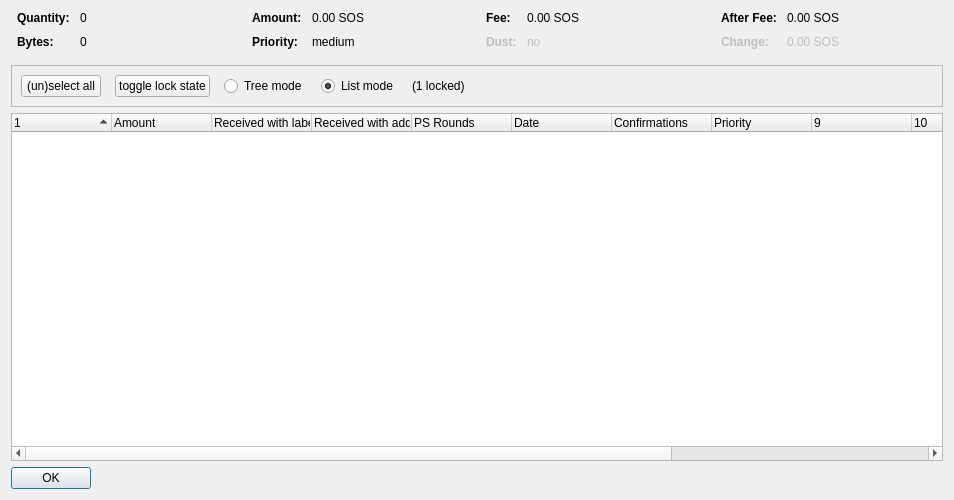
<?xml version="1.0" encoding="UTF-8"?>
<ui version="4.0">
 <class>CoinControlDialog</class>
 <widget class="QDialog" name="CoinControlDialog">
  <property name="geometry">
   <rect>
    <x>0</x>
    <y>0</y>
    <width>954</width>
    <height>500</height>
   </rect>
  </property>
  <property name="windowTitle">
   <string>Coin Selection</string>
  </property>
  <layout class="QVBoxLayout" name="verticalLayout">
   <item>
    <layout class="QHBoxLayout" name="horizontalLayoutTop" stretch="0,0,0,0">
     <property name="topMargin">
      <number>0</number>
     </property>
     <property name="bottomMargin">
      <number>10</number>
     </property>
     <item>
      <layout class="QFormLayout" name="formLayoutCoinControl1">
       <property name="horizontalSpacing">
        <number>10</number>
       </property>
       <property name="verticalSpacing">
        <number>10</number>
       </property>
       <property name="leftMargin">
        <number>6</number>
       </property>
       <property name="rightMargin">
        <number>6</number>
       </property>
       <item row="0" column="0">
        <widget class="QLabel" name="labelCoinControlQuantityText">
         <property name="font">
          <font>
           <weight>75</weight>
           <bold>true</bold>
          </font>
         </property>
         <property name="text">
          <string>Quantity:</string>
         </property>
        </widget>
       </item>
       <item row="0" column="1">
        <widget class="QLabel" name="labelCoinControlQuantity">
         <property name="cursor">
          <cursorShape>IBeamCursor</cursorShape>
         </property>
         <property name="contextMenuPolicy">
          <enum>Qt::ActionsContextMenu</enum>
         </property>
         <property name="text">
          <string notr="true">0</string>
         </property>
         <property name="textInteractionFlags">
          <set>Qt::LinksAccessibleByMouse|Qt::TextSelectableByKeyboard|Qt::TextSelectableByMouse</set>
         </property>
        </widget>
       </item>
       <item row="1" column="0">
        <widget class="QLabel" name="labelCoinControlBytesText">
         <property name="font">
          <font>
           <weight>75</weight>
           <bold>true</bold>
          </font>
         </property>
         <property name="text">
          <string>Bytes:</string>
         </property>
        </widget>
       </item>
       <item row="1" column="1">
        <widget class="QLabel" name="labelCoinControlBytes">
         <property name="cursor">
          <cursorShape>IBeamCursor</cursorShape>
         </property>
         <property name="contextMenuPolicy">
          <enum>Qt::ActionsContextMenu</enum>
         </property>
         <property name="text">
          <string notr="true">0</string>
         </property>
         <property name="textInteractionFlags">
          <set>Qt::LinksAccessibleByMouse|Qt::TextSelectableByKeyboard|Qt::TextSelectableByMouse</set>
         </property>
        </widget>
       </item>
      </layout>
     </item>
     <item>
      <layout class="QFormLayout" name="formLayoutCoinControl2">
       <property name="horizontalSpacing">
        <number>10</number>
       </property>
       <property name="verticalSpacing">
        <number>10</number>
       </property>
       <property name="leftMargin">
        <number>6</number>
       </property>
       <property name="rightMargin">
        <number>6</number>
       </property>
       <item row="0" column="0">
        <widget class="QLabel" name="labelCoinControlAmountText">
         <property name="font">
          <font>
           <weight>75</weight>
           <bold>true</bold>
          </font>
         </property>
         <property name="text">
          <string>Amount:</string>
         </property>
        </widget>
       </item>
       <item row="0" column="1">
        <widget class="QLabel" name="labelCoinControlAmount">
         <property name="cursor">
          <cursorShape>IBeamCursor</cursorShape>
         </property>
         <property name="contextMenuPolicy">
          <enum>Qt::ActionsContextMenu</enum>
         </property>
         <property name="text">
          <string notr="true">0.00 SOS</string>
         </property>
         <property name="textInteractionFlags">
          <set>Qt::LinksAccessibleByMouse|Qt::TextSelectableByKeyboard|Qt::TextSelectableByMouse</set>
         </property>
        </widget>
       </item>
       <item row="1" column="0">
        <widget class="QLabel" name="labelCoinControlPriorityText">
         <property name="font">
          <font>
           <weight>75</weight>
           <bold>true</bold>
          </font>
         </property>
         <property name="text">
          <string>Priority:</string>
         </property>
        </widget>
       </item>
       <item row="1" column="1">
        <widget class="QLabel" name="labelCoinControlPriority">
         <property name="cursor">
          <cursorShape>IBeamCursor</cursorShape>
         </property>
         <property name="contextMenuPolicy">
          <enum>Qt::ActionsContextMenu</enum>
         </property>
         <property name="text">
          <string>medium</string>
         </property>
         <property name="textInteractionFlags">
          <set>Qt::LinksAccessibleByMouse|Qt::TextSelectableByKeyboard|Qt::TextSelectableByMouse</set>
         </property>
        </widget>
       </item>
      </layout>
     </item>
     <item>
      <layout class="QFormLayout" name="formLayoutCoinControl3">
       <property name="horizontalSpacing">
        <number>10</number>
       </property>
       <property name="verticalSpacing">
        <number>10</number>
       </property>
       <property name="leftMargin">
        <number>6</number>
       </property>
       <property name="rightMargin">
        <number>6</number>
       </property>
       <item row="0" column="0">
        <widget class="QLabel" name="labelCoinControlFeeText">
         <property name="font">
          <font>
           <weight>75</weight>
           <bold>true</bold>
          </font>
         </property>
         <property name="text">
          <string>Fee:</string>
         </property>
        </widget>
       </item>
       <item row="0" column="1">
        <widget class="QLabel" name="labelCoinControlFee">
         <property name="cursor">
          <cursorShape>IBeamCursor</cursorShape>
         </property>
         <property name="contextMenuPolicy">
          <enum>Qt::ActionsContextMenu</enum>
         </property>
         <property name="text">
          <string notr="true">0.00 SOS</string>
         </property>
         <property name="textInteractionFlags">
          <set>Qt::LinksAccessibleByMouse|Qt::TextSelectableByKeyboard|Qt::TextSelectableByMouse</set>
         </property>
        </widget>
       </item>
       <item row="1" column="0">
        <widget class="QLabel" name="labelCoinControlLowOutputText">
         <property name="enabled">
          <bool>false</bool>
         </property>
         <property name="font">
          <font>
           <weight>75</weight>
           <bold>true</bold>
          </font>
         </property>
         <property name="text">
          <string>Dust:</string>
         </property>
        </widget>
       </item>
       <item row="1" column="1">
        <widget class="QLabel" name="labelCoinControlLowOutput">
         <property name="enabled">
          <bool>false</bool>
         </property>
         <property name="cursor">
          <cursorShape>IBeamCursor</cursorShape>
         </property>
         <property name="contextMenuPolicy">
          <enum>Qt::ActionsContextMenu</enum>
         </property>
         <property name="text">
          <string>no</string>
         </property>
         <property name="textInteractionFlags">
          <set>Qt::LinksAccessibleByMouse|Qt::TextSelectableByKeyboard|Qt::TextSelectableByMouse</set>
         </property>
        </widget>
       </item>
      </layout>
     </item>
     <item>
      <layout class="QFormLayout" name="formLayoutCoinControl4">
       <property name="horizontalSpacing">
        <number>10</number>
       </property>
       <property name="verticalSpacing">
        <number>10</number>
       </property>
       <property name="leftMargin">
        <number>6</number>
       </property>
       <property name="rightMargin">
        <number>6</number>
       </property>
       <item row="0" column="0">
        <widget class="QLabel" name="labelCoinControlAfterFeeText">
         <property name="font">
          <font>
           <weight>75</weight>
           <bold>true</bold>
          </font>
         </property>
         <property name="text">
          <string>After Fee:</string>
         </property>
        </widget>
       </item>
       <item row="0" column="1">
        <widget class="QLabel" name="labelCoinControlAfterFee">
         <property name="cursor">
          <cursorShape>IBeamCursor</cursorShape>
         </property>
         <property name="contextMenuPolicy">
          <enum>Qt::ActionsContextMenu</enum>
         </property>
         <property name="text">
          <string notr="true">0.00 SOS</string>
         </property>
         <property name="textInteractionFlags">
          <set>Qt::LinksAccessibleByMouse|Qt::TextSelectableByKeyboard|Qt::TextSelectableByMouse</set>
         </property>
        </widget>
       </item>
       <item row="1" column="0">
        <widget class="QLabel" name="labelCoinControlChangeText">
         <property name="enabled">
          <bool>false</bool>
         </property>
         <property name="font">
          <font>
           <weight>75</weight>
           <bold>true</bold>
          </font>
         </property>
         <property name="text">
          <string>Change:</string>
         </property>
        </widget>
       </item>
       <item row="1" column="1">
        <widget class="QLabel" name="labelCoinControlChange">
         <property name="enabled">
          <bool>false</bool>
         </property>
         <property name="cursor">
          <cursorShape>IBeamCursor</cursorShape>
         </property>
         <property name="contextMenuPolicy">
          <enum>Qt::ActionsContextMenu</enum>
         </property>
         <property name="text">
          <string notr="true">0.00 SOS</string>
         </property>
         <property name="textInteractionFlags">
          <set>Qt::LinksAccessibleByMouse|Qt::TextSelectableByKeyboard|Qt::TextSelectableByMouse</set>
         </property>
        </widget>
       </item>
      </layout>
     </item>
    </layout>
   </item>
   <item>
    <widget class="QFrame" name="frame">
     <property name="minimumSize">
      <size>
       <width>0</width>
       <height>40</height>
      </size>
     </property>
     <property name="frameShape">
      <enum>QFrame::StyledPanel</enum>
     </property>
     <property name="frameShadow">
      <enum>QFrame::Sunken</enum>
     </property>
     <layout class="QHBoxLayout" name="horizontalLayout">
      <item>
       <layout class="QHBoxLayout" name="horizontalLayoutPanel" stretch="0,0,0,0,0,0">
        <property name="spacing">
         <number>14</number>
        </property>
        <item>
         <widget class="QPushButton" name="pushButtonSelectAll">
          <property name="sizePolicy">
           <sizepolicy hsizetype="Maximum" vsizetype="Fixed">
            <horstretch>0</horstretch>
            <verstretch>0</verstretch>
           </sizepolicy>
          </property>
          <property name="text">
           <string>(un)select all</string>
          </property>
          <property name="autoDefault">
           <bool>false</bool>
          </property>
         </widget>
        </item>
        <item>
         <widget class="QPushButton" name="pushButtonToggleLock">
          <property name="sizePolicy">
           <sizepolicy hsizetype="Maximum" vsizetype="Fixed">
            <horstretch>0</horstretch>
            <verstretch>0</verstretch>
           </sizepolicy>
          </property>
          <property name="text">
           <string>toggle lock state</string>
          </property>
          <property name="autoDefault">
           <bool>false</bool>
          </property>
         </widget>
        </item>
        <item>
         <widget class="QRadioButton" name="radioTreeMode">
          <property name="sizePolicy">
           <sizepolicy hsizetype="Maximum" vsizetype="Fixed">
            <horstretch>0</horstretch>
            <verstretch>0</verstretch>
           </sizepolicy>
          </property>
          <property name="text">
           <string>Tree mode</string>
          </property>
         </widget>
        </item>
        <item>
         <widget class="QRadioButton" name="radioListMode">
          <property name="sizePolicy">
           <sizepolicy hsizetype="Maximum" vsizetype="Fixed">
            <horstretch>0</horstretch>
            <verstretch>0</verstretch>
           </sizepolicy>
          </property>
          <property name="text">
           <string>List mode</string>
          </property>
          <property name="checked">
           <bool>true</bool>
          </property>
         </widget>
        </item>
        <item>
         <widget class="QLabel" name="labelLocked">
          <property name="text">
           <string>(1 locked)</string>
          </property>
         </widget>
        </item>
        <item>
         <spacer name="horizontalSpacer">
          <property name="orientation">
           <enum>Qt::Horizontal</enum>
          </property>
          <property name="sizeHint" stdset="0">
           <size>
            <width>40</width>
            <height>20</height>
           </size>
          </property>
         </spacer>
        </item>
       </layout>
      </item>
     </layout>
    </widget>
   </item>
   <item>
    <widget class="CoinControlTreeWidget" name="treeWidget">
     <property name="contextMenuPolicy">
      <enum>Qt::CustomContextMenu</enum>
     </property>
     <property name="sortingEnabled">
      <bool>false</bool>
     </property>
     <property name="columnCount">
      <number>13</number>
     </property>
     <attribute name="headerShowSortIndicator" stdset="0">
      <bool>true</bool>
     </attribute>
     <attribute name="headerStretchLastSection">
      <bool>false</bool>
     </attribute>
     <column>
      <property name="text">
       <string/>
      </property>
     </column>
     <column>
      <property name="text">
       <string>Amount</string>
      </property>
     </column>
     <column>
      <property name="text">
       <string>Received with label</string>
      </property>
     </column>
     <column>
      <property name="text">
       <string>Received with address</string>
      </property>
     </column>
     <column>
      <property name="text">
       <string>PS Rounds</string>
      </property>
     </column>
     <column>
      <property name="text">
       <string>Date</string>
      </property>
     </column>
     <column>
      <property name="text">
       <string>Confirmations</string>
      </property>
      <property name="toolTip">
       <string>Confirmed</string>
      </property>
     </column>
     <column>
      <property name="text">
       <string>Priority</string>
      </property>
     </column>
     <column>
      <property name="text">
       <string/>
      </property>
     </column>
     <column>
      <property name="text">
       <string/>
      </property>
     </column>
     <column>
      <property name="text">
       <string/>
      </property>
     </column>
     <column>
      <property name="text">
       <string/>
      </property>
     </column>
     <column>
      <property name="text">
       <string/>
      </property>
     </column>
    </widget>
   </item>
   <item>
    <widget class="QDialogButtonBox" name="buttonBox">
     <property name="sizePolicy">
      <sizepolicy hsizetype="Maximum" vsizetype="Fixed">
       <horstretch>0</horstretch>
       <verstretch>0</verstretch>
      </sizepolicy>
     </property>
     <property name="orientation">
      <enum>Qt::Horizontal</enum>
     </property>
     <property name="standardButtons">
      <set>QDialogButtonBox::Ok</set>
     </property>
    </widget>
   </item>
  </layout>
 </widget>
 <customwidgets>
  <customwidget>
   <class>CoinControlTreeWidget</class>
   <extends>QTreeWidget</extends>
   <header>coincontroltreewidget.h</header>
  </customwidget>
 </customwidgets>
 <resources/>
 <connections/>
</ui>
